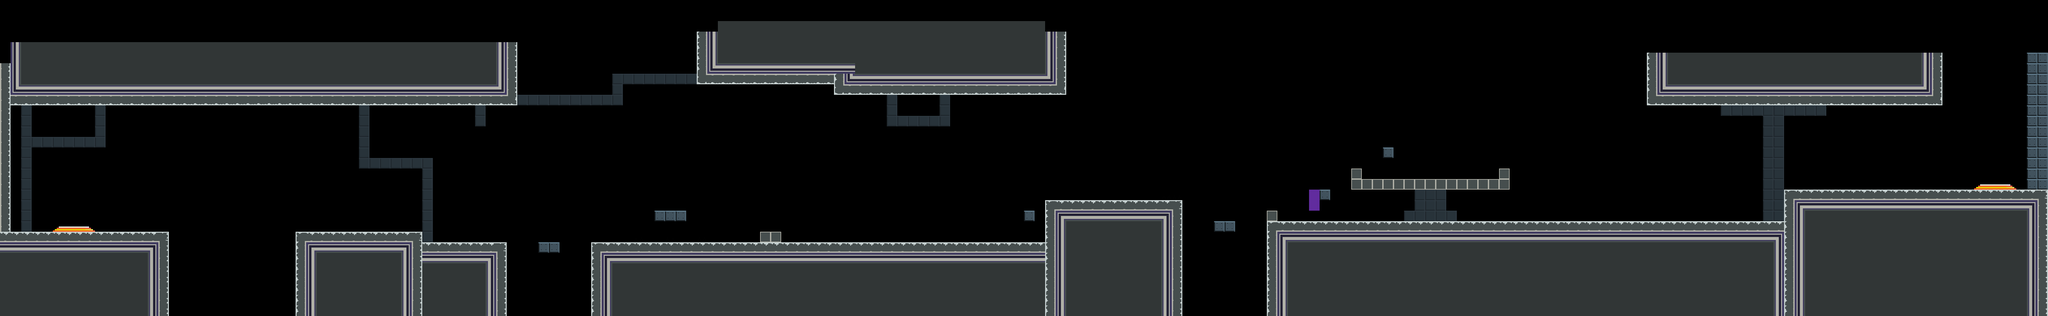

Tiled map render using the project's own tile images. Description and the map definition, with tile-layer contents summarised, below:
An orthogonal 194x30 tile map with 32x32 px tiles, 5 tile layers (Sky, Platform, Spikes, Portal, ...), 2 tilesets and 72 objects.

<map version="1.0" orientation="orthogonal" renderorder="right-up" width="194" height="30" tilewidth="32" tileheight="32" nextobjectid="207">
 <tileset firstgid="1" name="tiles_128" tilewidth="32" tileheight="32" tilecount="16">
  <image source="../tiles_128.png" width="128" height="128" />
 </tileset>
 <tileset firstgid="17" name="tileset-new" tilewidth="32" tileheight="32" spacing="2" margin="1" tilecount="225">
  <image source="../tileset-new.png" width="512" height="512" />
 </tileset>
 <layer name="Sky" width="194" height="30">
  <data>[5820 cells, 4 non-empty, 2 distinct tile ids]</data>
 </layer>
 <layer name="Platform" width="194" height="30">
  <data>[5820 cells, 2307 non-empty, 20 distinct tile ids]</data>
 </layer>
 <objectgroup name="PlatformOb">
  <object id="1" x="0.666667" y="707" width="507.333" height="251.667" />
  <object id="31" x="1" y="257" width="30" height="450" />
  <object id="119" x="3168.75" y="608.75" width="411.25" height="350.583" />
  <object id="120" x="3871.33" y="674" width="1535.33" height="284.666" />
  <object id="122" x="1793.33" y="738.667" width="1370.67" height="224" />
  <object id="127" x="1278.67" y="740" width="257.333" height="217.333" />
  <object id="128" x="899" y="708" width="378.333" height="248.667" />
  <object id="138" x="2306.5" y="705.5" width="59" height="29" />
  <object id="139" x="1986.5" y="642.5" width="91.5" height="26.5" />
  <object id="140" x="3681.5" y="673.75" width="61.25" height="28.75" />
  <object id="141" x="3840.4" y="640.658" width="31.2447" height="318.009" />
  <object id="142" x="5411" y="577.528" width="796" height="379.806" />
  <object id="143" x="6147" y="163" width="58" height="411" />
  <object id="144" x="4096.73" y="513.091" width="30.5455" height="62.1818" />
  <object id="145" x="4193" y="448.667" width="30.3333" height="30.3333" />
  <object id="146" x="4545" y="512.667" width="30.3333" height="62" />
  <object id="147" x="4128.33" y="544.333" width="415" height="30.3333" />
  <object id="148" x="1633.09" y="737.091" width="62.1818" height="30" />
  <object id="164" x="3106" y="645" width="28.5" height="25.5" />
  <object id="166" x="3971.33" y="578.667" width="57.3333" height="26.6667" />
  <object id="198" x="40" y="196" width="1524" height="133" />
  <object id="200" x="2115" y="131" width="1115" height="127" />
  <object id="201" x="2529" y="258.008" width="700.996" height="30.9922" />
  <object id="203" x="4994" y="191.333" width="892.667" height="127.667" />
 </objectgroup>
 <objectgroup name="SpikesOb">
  <object id="115" x="1922.37" y="720.125" width="28.38" height="15.375" />
  <object id="116" x="3522.62" y="592.5" width="61.125" height="13.75" />
  <object id="179" x="2018.18" y="720.312" width="28.38" height="15.375" />
  <object id="180" x="2113.93" y="720.438" width="28.38" height="15.375" />
 </objectgroup>
 <layer name="Spikes" width="194" height="30">
  <data>[5820 cells, 5 non-empty, 1 distinct tile ids]</data>
 </layer>
 <objectgroup name="EnemyOb">
  <object id="34" x="3190.67" y="509.667" width="32.3333" height="31.3333" />
  <object id="36" x="2465" y="626.333" width="30.6667" height="32" />
  <object id="132" x="2749.33" y="625.333" width="29" height="28" />
  <object id="134" x="3452.67" y="518.5" width="29" height="29" />
  <object id="153" x="4290" y="480" width="29" height="28" />
  <object id="154" x="4474" y="480" width="32" height="30" />
  <object id="155" x="4349" y="585" width="31" height="31" />
  <object id="156" x="4671" y="581.5" width="32" height="31" />
  <object id="157" x="5032.5" y="570" width="33" height="31" />
  <object id="158" x="5336" y="570" width="36" height="34" />
  <object id="159" x="5546.5" y="466.5" width="43" height="36" />
  <object id="160" x="5973" y="452.5" width="32" height="32" />
  <object id="175" x="6092.17" y="368.333" width="31.3333" height="30.6667" />
  <object id="176" x="5716.67" y="469.167" width="34.6667" height="35.3333" />
  <object id="177" x="5852.33" y="353.167" width="30.6667" height="33.3333" />
 </objectgroup>
 <objectgroup name="PortalOb">
  <object id="39" x="6001.33" y="555.864" width="94.6667" height="18">
   <properties>
    <property name="place" value="exit" />
    <property name="type" value="sensor" />
   </properties>
  </object>
  <object id="97" x="5984.7" y="577.384">
   <properties>
    <property name="place" value="exit" />
    <property name="type" value="body" />
   </properties>
   <polygon points="0,0 16,-16.25 113.25,-16 128,0.25" />
  </object>
  <object id="110" x="178.167" y="684.03" width="93.3334" height="18">
   <properties>
    <property name="place" value="entry" />
    <property name="type" value="sensor" />
   </properties>
  </object>
  <object id="112" x="160.407" y="706.613">
   <properties>
    <property name="place" value="entry" />
    <property name="type" value="body" />
   </properties>
   <polygon points="0,0 16,-16.25 113.25,-16 128,0.25" />
  </object>
 </objectgroup>
 <layer name="Portal" width="194" height="30">
  <data>[5820 cells, 8 non-empty, 3 distinct tile ids]</data>
 </layer>
 <layer name="PowerUp" width="194" height="30">
  <data>[5820 cells, 2 non-empty, 1 distinct tile ids]</data>
 </layer>
 <objectgroup name="PowerUpOb">
  <object id="63" x="2017.81" y="546.833" width="30" height="60">
   <properties>
    <property name="level" value="1" />
   </properties>
  </object>
  <object id="152" x="4193.03" y="355.909" width="30" height="60">
   <properties>
    <property name="level" value="2" />
   </properties>
  </object>
 </objectgroup>
 <objectgroup name="LightOb">
  <object id="65" x="6002.17" y="553.197" width="93.2727" height="11.5452">
   <properties>
    <property name="color" value="4" />
   </properties>
  </object>
  <object id="113" x="179.091" y="679.273" width="91.4545" height="16">
   <properties>
    <property name="color" value="4" />
   </properties>
  </object>
  <object id="168" x="2012" y="652.333" width="39" height="9">
   <properties>
    <property name="color" value="6" />
   </properties>
  </object>
  <object id="169" x="4203.33" y="458" width="12.3333" height="11">
   <properties>
    <property name="color" value="6" />
   </properties>
  </object>
  <object id="171" x="3989" y="583" width="19.75" height="18">
   <properties>
    <property name="color" value="6" />
   </properties>
  </object>
  <object id="172" x="3700.67" y="683.167" width="24.6667" height="10.1667">
   <properties>
    <property name="color" value="6" />
   </properties>
  </object>
  <object id="173" x="3114.67" y="651.667" width="10" height="9">
   <properties>
    <property name="color" value="6" />
   </properties>
  </object>
  <object id="174" x="1650" y="746.667" width="24.3333" height="9">
   <properties>
    <property name="color" value="6" />
   </properties>
  </object>
 </objectgroup>
 <objectgroup name="MoverOb">
  <object id="161" x="547" y="738" width="319" height="28">
   <properties>
    <property name="direction" value="h" />
   </properties>
  </object>
 </objectgroup>
 <objectgroup name="CoinOb">
  <object id="181" x="641.5" y="675" width="28" height="28" />
  <object id="182" x="738" y="674.5" width="28" height="28.5" />
  <object id="183" x="1954" y="578" width="31" height="30.5" />
  <object id="185" x="2080.5" y="576.5" width="29" height="30.5" />
  <object id="186" x="3328.5" y="514.5" width="32" height="30" />
  <object id="187" x="3393" y="515.5" width="29.5" height="28" />
  <object id="188" x="3969" y="513" width="29.5" height="30.5" />
  <object id="189" x="4001.5" y="513" width="29.5" height="31" />
  <object id="190" x="4098.5" y="449.5" width="29.5" height="32" />
  <object id="191" x="5633.5" y="482.5" width="28.5" height="29.5" />
  </objectgroup>
 <objectgroup name="SwitchOb">
  <!-- 1 objects omitted --></objectgroup>
 <objectgroup name="GravityOb">
  <!-- 2 objects omitted --></objectgroup>
</map>
<!-- 4 of 72 objects omitted -->
